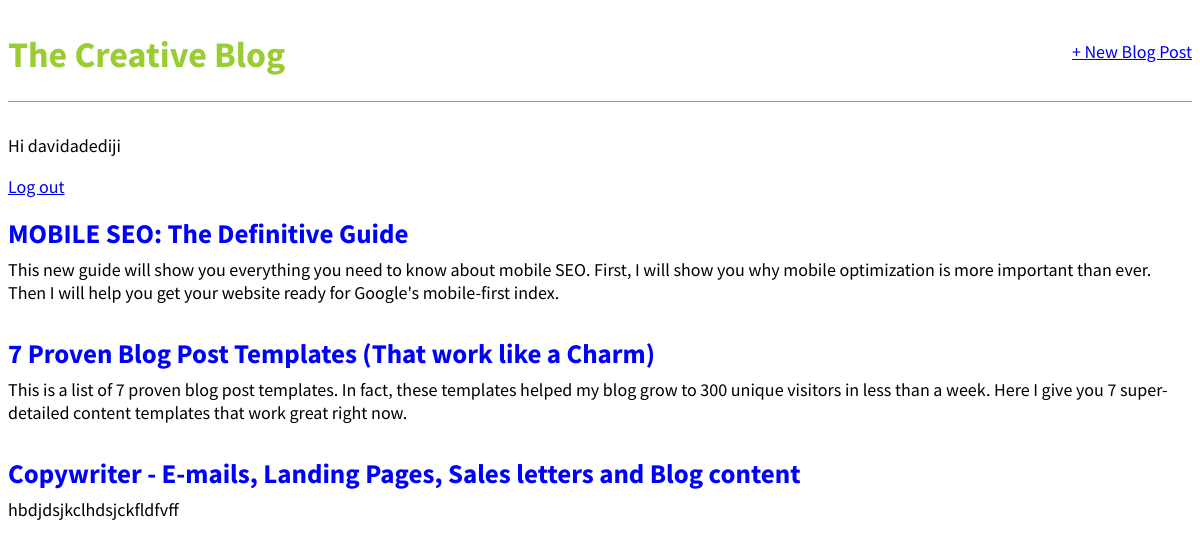
Before: / (signed in) with the older database file.
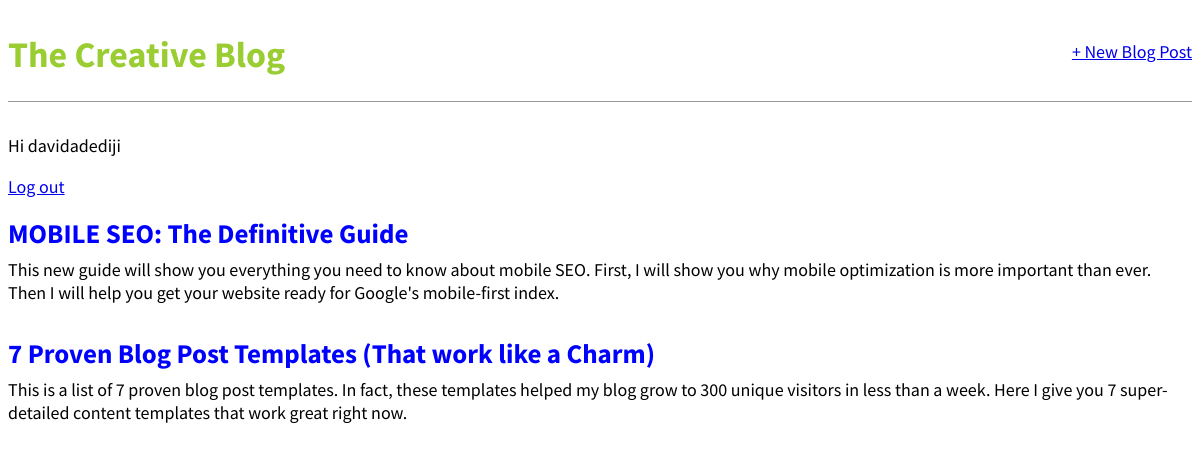
After: the same page with the newer database file.
### blog/models.py (models this page shows, shortened)
class Post(models.Model):
    title=models.CharField(max_length=200)
    author=models.ForeignKey('auth.User', on_delete=models.CASCADE)
    body=models.TextField()

### blog/views.py (the view)
# urls.py: path('', BlogListView.as_view(), name ='home'),
class BlogListView(ListView):
    model=Post
    template_name ='home.html'

### templates/home.html
{% extends 'base.html' %}
{% block content %}
{% for post in object_list %}
<div class="post-entry">
    <h2><a href="{% url 'post_detail' post.pk %}">{{post.title}}</a></h2>
    <p>{{post.body}}</p>
</div>
{% endfor %}
{% endblock content %}

Changed rows visible on the page:
removed Post: title "Copywriter - E-mails, Landing Pages, Sales letters and Blog content", body "hbdjdsjkclhdsjckfldfvff"
